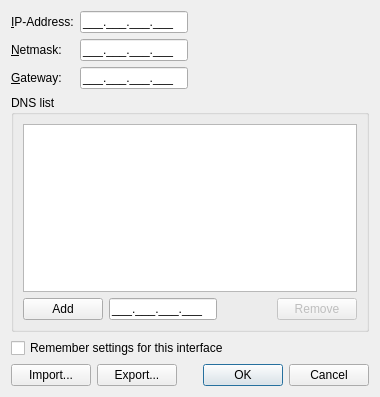
<?xml version="1.0" encoding="UTF-8"?>
<ui version="4.0">
 <author>Oliver Groß</author>
 <class>ipconf</class>
 <widget class="QDialog" name="ipconf">
  <property name="geometry">
   <rect>
    <x>0</x>
    <y>0</y>
    <width>342</width>
    <height>397</height>
   </rect>
  </property>
  <property name="sizePolicy">
   <sizepolicy hsizetype="Preferred" vsizetype="Preferred">
    <horstretch>0</horstretch>
    <verstretch>0</verstretch>
   </sizepolicy>
  </property>
  <property name="windowTitle">
   <string>IP Configuration</string>
  </property>
  <layout class="QVBoxLayout" name="verticalLayout">
   <item>
    <layout class="QFormLayout" name="formLayout">
     <property name="fieldGrowthPolicy">
      <enum>QFormLayout::ExpandingFieldsGrow</enum>
     </property>
     <item row="0" column="0">
      <widget class="QLabel" name="ipLabel">
       <property name="text">
        <string>&amp;IP-Address:</string>
       </property>
       <property name="buddy">
        <cstring>ipEdit</cstring>
       </property>
      </widget>
     </item>
     <item row="0" column="1">
      <widget class="QLineEdit" name="ipEdit">
       <property name="sizePolicy">
        <sizepolicy hsizetype="Minimum" vsizetype="Fixed">
         <horstretch>0</horstretch>
         <verstretch>0</verstretch>
        </sizepolicy>
       </property>
       <property name="inputMask">
        <string>000.000.000.000;_</string>
       </property>
       <property name="readOnly">
        <bool>false</bool>
       </property>
      </widget>
     </item>
     <item row="1" column="0">
      <widget class="QLabel" name="netmaskLabel">
       <property name="text">
        <string>&amp;Netmask:</string>
       </property>
       <property name="buddy">
        <cstring>netmaskEdit</cstring>
       </property>
      </widget>
     </item>
     <item row="1" column="1">
      <widget class="QLineEdit" name="netmaskEdit">
       <property name="sizePolicy">
        <sizepolicy hsizetype="Minimum" vsizetype="Fixed">
         <horstretch>0</horstretch>
         <verstretch>0</verstretch>
        </sizepolicy>
       </property>
       <property name="inputMask">
        <string>000.000.000.000;_</string>
       </property>
      </widget>
     </item>
     <item row="2" column="0">
      <widget class="QLabel" name="gatewayLabel">
       <property name="text">
        <string>&amp;Gateway:</string>
       </property>
       <property name="buddy">
        <cstring>gatewayEdit</cstring>
       </property>
      </widget>
     </item>
     <item row="2" column="1">
      <widget class="QLineEdit" name="gatewayEdit">
       <property name="sizePolicy">
        <sizepolicy hsizetype="Minimum" vsizetype="Fixed">
         <horstretch>0</horstretch>
         <verstretch>0</verstretch>
        </sizepolicy>
       </property>
       <property name="inputMask">
        <string>000.000.000.000;_</string>
       </property>
      </widget>
     </item>
    </layout>
   </item>
   <item>
    <widget class="QGroupBox" name="groupBox">
     <property name="title">
      <string>DNS list</string>
     </property>
     <layout class="QVBoxLayout" name="verticalLayout_2">
      <item>
       <widget class="QListView" name="dnsList"/>
      </item>
      <item>
       <layout class="QHBoxLayout" name="horizontalLayout2">
        <item>
         <widget class="QPushButton" name="addButton">
          <property name="enabled">
           <bool>true</bool>
          </property>
          <property name="text">
           <string>Add</string>
          </property>
         </widget>
        </item>
        <item>
         <widget class="QLineEdit" name="dnsEdit">
          <property name="sizePolicy">
           <sizepolicy hsizetype="Minimum" vsizetype="Fixed">
            <horstretch>0</horstretch>
            <verstretch>0</verstretch>
           </sizepolicy>
          </property>
          <property name="inputMask">
           <string>000.000.000.000;_</string>
          </property>
         </widget>
        </item>
        <item>
         <spacer name="spacer1">
          <property name="orientation">
           <enum>Qt::Horizontal</enum>
          </property>
          <property name="sizeType">
           <enum>QSizePolicy::MinimumExpanding</enum>
          </property>
          <property name="sizeHint" stdset="0">
           <size>
            <width>13</width>
            <height>13</height>
           </size>
          </property>
         </spacer>
        </item>
        <item>
         <widget class="QPushButton" name="removeButton">
          <property name="enabled">
           <bool>false</bool>
          </property>
          <property name="text">
           <string>Remove</string>
          </property>
         </widget>
        </item>
       </layout>
      </item>
     </layout>
    </widget>
   </item>
   <item>
    <widget class="QCheckBox" name="rememberCheck">
     <property name="text">
      <string>Remember settings for this interface</string>
     </property>
    </widget>
   </item>
   <item>
    <layout class="QHBoxLayout" name="horizontalLayout">
     <item>
      <widget class="QPushButton" name="importButton">
       <property name="text">
        <string>Import...</string>
       </property>
      </widget>
     </item>
     <item>
      <widget class="QPushButton" name="exportButton">
       <property name="text">
        <string>Export...</string>
       </property>
      </widget>
     </item>
     <item>
      <spacer name="horizontalSpacer">
       <property name="orientation">
        <enum>Qt::Horizontal</enum>
       </property>
       <property name="sizeType">
        <enum>QSizePolicy::MinimumExpanding</enum>
       </property>
       <property name="sizeHint" stdset="0">
        <size>
         <width>20</width>
         <height>0</height>
        </size>
       </property>
      </spacer>
     </item>
     <item>
      <widget class="QDialogButtonBox" name="buttonBox">
       <property name="sizePolicy">
        <sizepolicy hsizetype="Preferred" vsizetype="Fixed">
         <horstretch>0</horstretch>
         <verstretch>0</verstretch>
        </sizepolicy>
       </property>
       <property name="orientation">
        <enum>Qt::Horizontal</enum>
       </property>
       <property name="standardButtons">
        <set>QDialogButtonBox::Cancel|QDialogButtonBox::Ok</set>
       </property>
       <property name="centerButtons">
        <bool>false</bool>
       </property>
      </widget>
     </item>
    </layout>
   </item>
  </layout>
 </widget>
 <tabstops>
  <tabstop>ipEdit</tabstop>
  <tabstop>netmaskEdit</tabstop>
  <tabstop>gatewayEdit</tabstop>
  <tabstop>dnsList</tabstop>
  <tabstop>removeButton</tabstop>
  <tabstop>buttonBox</tabstop>
 </tabstops>
 <resources/>
 <connections>
  <connection>
   <sender>buttonBox</sender>
   <signal>accepted()</signal>
   <receiver>ipconf</receiver>
   <slot>accept()</slot>
   <hints>
    <hint type="sourcelabel">
     <x>227</x>
     <y>192</y>
    </hint>
    <hint type="destinationlabel">
     <x>157</x>
     <y>213</y>
    </hint>
   </hints>
  </connection>
  <connection>
   <sender>buttonBox</sender>
   <signal>rejected()</signal>
   <receiver>ipconf</receiver>
   <slot>reject()</slot>
   <hints>
    <hint type="sourcelabel">
     <x>258</x>
     <y>198</y>
    </hint>
    <hint type="destinationlabel">
     <x>267</x>
     <y>213</y>
    </hint>
   </hints>
  </connection>
 </connections>
</ui>
